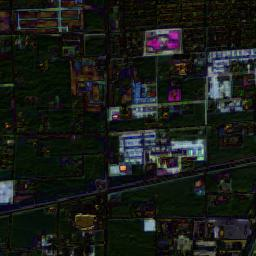
#> input picture MissionPlots/Color Reverse/img313_s2_change map.jpg, 256 x 256 px
$ python reverse.py
#> lines starting #> are read from the running program, lines starting #| are printed output that depends on the picture
import numpy as np
import matplotlib.pyplot as plt

img = plt.imread("img313_s2_change map.jpg")
#> img is the input picture: shape (256, 256, 3); mean R, G, B 24.6, 27.5, 23.7
print(type(img))
#| <class 'numpy.ndarray'>
print(img.shape)
#| (256, 256, 3)

# Create a copy of the image array
modified_img = img.copy()

for band in range(3):
    band_array = modified_img[:, :, band]
    band_array = 255 - band_array
    modified_img[:, :, band] = band_array
#> this loop made 3 passes
#> pass 1, `band_array = modified_img[:, :, band]`:
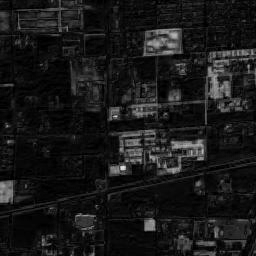
#> band_array: shape (256, 256); min 0, max 225, mean 24.6
#> pass 1, `band_array = 255 - band_array`:
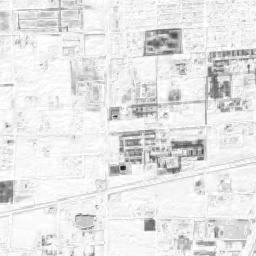
#> band_array: shape (256, 256); min 30, max 255, mean 230.4
#> pass 2, `band_array = modified_img[:, :, band]`:
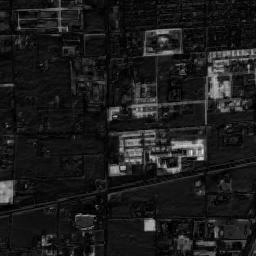
#> band_array: shape (256, 256); min 0, max 233, mean 27.5
#> pass 2, `band_array = 255 - band_array`:
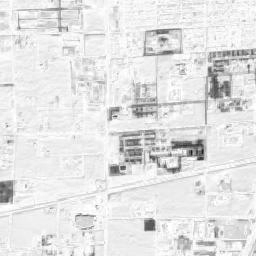
#> band_array: shape (256, 256); min 22, max 255, mean 227.5
#> after the loop:
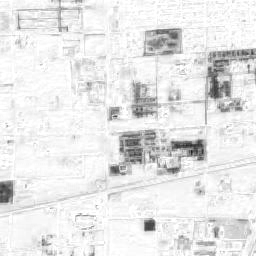
#> band_array: shape (256, 256); min 27, max 255, mean 231.3
#> after the loop:
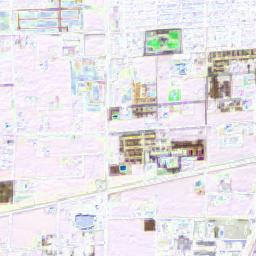
#> modified_img: shape (256, 256, 3); mean R, G, B 230.4, 227.5, 231.3

plt.imshow(modified_img)

plt.imsave("img313_s2_change map_reverse.jpg", modified_img)

plt.show()  # Don't forget to show the plot
